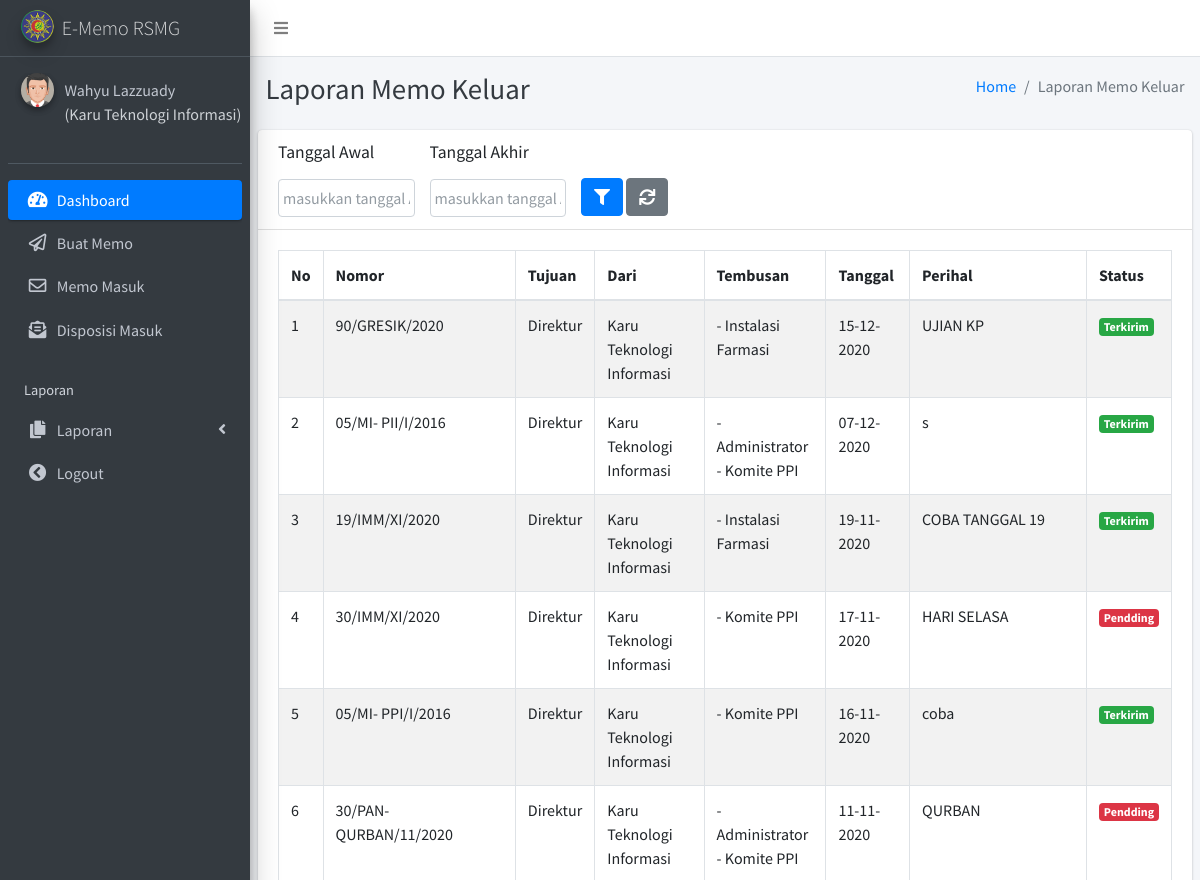
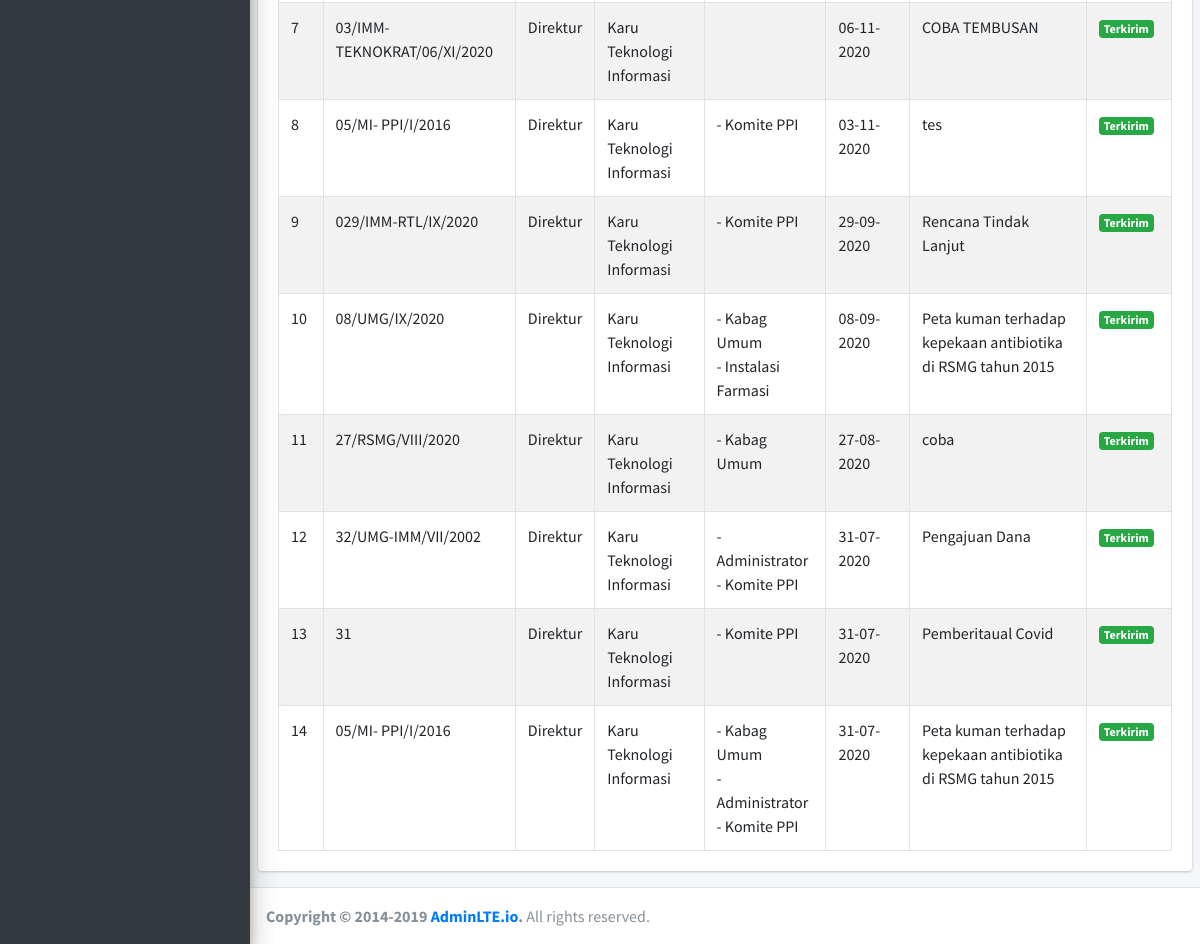
The page /laporan_memo_k.php (signed in) on the database its author committed (2 pictures, top to bottom).
### tables this page shows
CREATE TABLE `memo_keluar` (
  `kode_memo` varchar(255) NOT NULL,
  `no_memo` varchar(255) NOT NULL,
  `id_penerima` int(11) NOT NULL,
  `pengirim` int(11) NOT NULL,
  `id_jabatan` int(20) NOT NULL,
  `tanggal` date NOT NULL,
  `perihal` varchar(60) NOT NULL,
  `mengetahui` int(20) DEFAULT 0,
  `isi` text NOT NULL,
  `lampiran` varchar(255) NOT NULL,
  `status` enum('belum','sudah') NOT NULL
);

CREATE TABLE `jabatan` (
  `id_jabatan` int(20) NOT NULL,
  `jabatan` varchar(30) NOT NULL
);

CREATE TABLE `detail_cc` (
  `id_detail` int(20) NOT NULL,
  `kode_memo` varchar(255) NOT NULL,
  `id_pegawai` int(11) NOT NULL
);

### laporan_memo_k.php (the view, shortened to what this page needs)
<!DOCTYPE html>
<html>
<head>
  <?php
    include'_partials/header.php';
  ?>
</head>
<body class="hold-transition sidebar-mini layout-fixed">
<div class="wrapper">
  <?php
    include'_partials/navbar.php';
  ?>
  <?php
    include'_partials/sidebar.php';
  ?>
  <div class="content-wrapper">
    <div class="content-header">
      <div class="container-fluid">
        <div class="row mb-2">
          <div class="col-sm-6">
            <h1 class="m-0 text-dark">Laporan Memo Keluar </h1>
          </div>
          <div class="col-sm-6">
            <ol class="breadcrumb float-sm-right">
              <li class="breadcrumb-item"><a href="#">Home</a></li>
              <li class="breadcrumb-item active">Laporan Memo Keluar</li>
            </ol>
          </div>
        </div>
      </div>
    </div>
    <section class="content">
      <div class="row">
        <div class="col-12">
          <div class="card">
            <div class="card-header">
                <form action="<?php echo $_SERVER["PHP_SELF"];?>" method="post">
                    <div class="row">
                        <div class="col-md-2">
                            <h3 class="card-title"> <p>Tanggal Awal</p> <input id="tgl_mulai" placeholder="masukkan tanggal Awal" type="text" class="form-control datepicker" name="tgl_awal"  value="<?php if (isset($_POST['tgl_awal'])) echo $_POST['tgl_awal'];?>" ></h3>
                        </div>
                        <div class="col-md-2">
                            <h3 class="card-title"> <p>Tanggal Akhir</p><input id="tgl_akhir" placeholder="masukkan tanggal Akhir" type="text" class="form-control datepicker" name="tgl_akhir" value="<?php if (isset($_POST['tgl_akhir'])) echo $_POST['tgl_akhir'];?>"></h3>
                        </div>
                        <div class="col-md-6">
                            <div class="btn-group fiter" style="padding-top:36px">
                             <button type="submit" name="filter" class="btn btn-primary"><i class="fas fa-filter"></i></button>
                            </div>
                            <div class="btn-group fiter" style="padding-top:36px">
                            <a href="laporan_memo_k.php"  class="btn btn-secondary"><i class="fas fa-sync"></i></a>
                            </div>
                        </div>
                    </div>
                </form>
            </div>
            <div class="card-body">
              <table id="example1" class="table table-bordered table-striped responsiv">
                <thead>
                <tr>
                  <th>No</th>
                  <th>Nomor</th>
                  <th>Tujuan</th>
                  <th>Dari</th>
                  <th>Tembusan</th>
                  <th>Tanggal</th>
                  <th>Perihal</th>
                  <th>Status</th>
                </tr>
                </thead>
                <tbody>
                    <?php
                    include "koneksi2.php";
                    if (isset($_POST['tgl_awal']) && isset($_POST['tgl_akhir'])) {
                        $tgl_awal= date('Y-m-d', strtotime($_POST["tgl_awal"]));
                        $tgl_akhir=date('Y-m-d', strtotime($_POST["tgl_akhir"]));
                        $sql = "SELECT * FROM memo_keluar
                        INNER JOIN jabatan ON memo_keluar.id_penerima = jabatan.id_jabatan
                        where memo_keluar.pengirim = '$_SESSION[id_pegawai]' AND memo_keluar.tanggal
                        BETWEEN '$tgl_awal' AND '$tgl_akhir' ORDER BY memo_keluar.tanggal DESC ";
                    }else {
                        $sql = "SELECT * FROM memo_keluar
                        INNER JOIN jabatan ON memo_keluar.id_penerima = jabatan.id_jabatan
                        where memo_keluar.pengirim = '$_SESSION[id_pegawai]' ORDER BY memo_keluar.tanggal DESC";
                    }
                    $hasil= mysqli_query($host, $sql) or die (mysqli_error($host));
                    $no=1;
                    while ($data = mysqli_fetch_array($hasil)) {
                ?>
                <tr>
                  <td><?php echo $no++; ?></td>
                  <td><?php echo $data['no_memo']; ?></td>
                  <td>
                  <?php echo $data['jabatan']; ?>
                  </td>
                  <td><?php
                  $query_mysql2 = "SELECT jabatan FROM jabatan
                  where id_jabatan = '$_SESSION[id_jabatan]'";
                  $sql_keluar2 = mysqli_query($host, $query_mysql2) or die (mysqli_error($host));
                  while($data3 = mysqli_fetch_array($sql_keluar2)){
                    echo $data3['jabatan'];
                  }
                  ?></td>
                  <td>
                  <?php
                  $sql_cc = mysqli_query($host,"SELECT * FROM detail_cc
                   INNER JOIN jabatan ON detail_cc.id_pegawai = jabatan.id_jabatan WHERE kode_memo = '$data[kode_memo]'
                 ") or die (mysqli_error($host));
                  while ($data_memo_keluar = mysqli_fetch_array($sql_cc)) {
                      echo "- ".$data_memo_keluar['jabatan']."</br>";
                  }
                  ?>
                  </td>
                  <td> <?php echo date('d-m-Y', strtotime($data['tanggal'])); ?></td>
                  <td> <?php echo $data['perihal']; ?></td>
                  <td>
                  <?php
                  $status = $data['status'];
                  if ($status == 'sudah'){
                    echo "<span class='badge badge-success'>Terkirim</span>";
                  } else{
                    echo "<span class='badge badge-danger'>Pendding</span>";
                  }
                  ?>
                  </td>
                </tr>
                    <?php }?>
              </table>
            </div>
          </div>
        </div>
      </div>
    </section>
  </div>
  <?php
    include'_partials/footer.php';
  ?>
</div>
</body>
</html>

### rows shown on the page
memo_keluar: no_memo "90/GRESIK/2020", id_penerima.jabatan "Direktur", tanggal "15-12-2020", perihal "UJIAN KP", status "Terkirim"
jabatan: jabatan "Karu Teknologi Informasi"
detail_cc: jabatan.jabatan "Instalasi Farmasi"
memo_keluar: no_memo "05/MI- PII/I/2016", id_penerima.jabatan "Direktur", tanggal "07-12-2020", perihal "s", status "Terkirim"
detail_cc: jabatan.jabatan "Administrator"
detail_cc: jabatan.jabatan "Komite PPI"
memo_keluar: no_memo "19/IMM/XI/2020", id_penerima.jabatan "Direktur", tanggal "19-11-2020", perihal "COBA TANGGAL 19", status "Terkirim"
detail_cc: jabatan.jabatan "Instalasi Farmasi"
memo_keluar: no_memo "30/IMM/XI/2020", id_penerima.jabatan "Direktur", tanggal "17-11-2020", perihal "HARI SELASA", status "Pendding"
detail_cc: jabatan.jabatan "Komite PPI"
memo_keluar: no_memo "05/MI- PPI/I/2016", id_penerima.jabatan "Direktur", tanggal "16-11-2020", perihal "coba", status "Terkirim"
detail_cc: jabatan.jabatan "Komite PPI"
memo_keluar: no_memo "30/PAN-QURBAN/11/2020", id_penerima.jabatan "Direktur", tanggal "11-11-2020", perihal "QURBAN", status "Pendding"
detail_cc: jabatan.jabatan "Administrator"
detail_cc: jabatan.jabatan "Komite PPI"
memo_keluar: no_memo "03/IMM-TEKNOKRAT/06/XI/2020", id_penerima.jabatan "Direktur", tanggal "06-11-2020", perihal "COBA TEMBUSAN", status "Terkirim"
memo_keluar: no_memo "05/MI- PPI/I/2016", id_penerima.jabatan "Direktur", tanggal "03-11-2020", perihal "tes", status "Terkirim"
detail_cc: jabatan.jabatan "Komite PPI"
memo_keluar: no_memo "029/IMM-RTL/IX/2020", id_penerima.jabatan "Direktur", tanggal "29-09-2020", perihal "Rencana Tindak Lanjut", status "Terkirim"
detail_cc: jabatan.jabatan "Komite PPI"
memo_keluar: no_memo "08/UMG/IX/2020", id_penerima.jabatan "Direktur", tanggal "08-09-2020", perihal "Peta kuman terhadap kepekaan antibiotika di RSMG tahun 2015", status "Terkirim"
detail_cc: jabatan.jabatan "Kabag Umum"
detail_cc: jabatan.jabatan "Instalasi Farmasi"
memo_keluar: no_memo "27/RSMG/VIII/2020", id_penerima.jabatan "Direktur", tanggal "27-08-2020", perihal "coba", status "Terkirim"
detail_cc: jabatan.jabatan "Kabag Umum"
memo_keluar: no_memo "32/UMG-IMM/VII/2002", id_penerima.jabatan "Direktur", tanggal "31-07-2020", perihal "Pengajuan Dana", status "Terkirim"
detail_cc: jabatan.jabatan "Administrator"
detail_cc: jabatan.jabatan "Komite PPI"
memo_keluar: no_memo "31", id_penerima.jabatan "Direktur", tanggal "31-07-2020", perihal "Pemberitaual Covid", status "Terkirim"
detail_cc: jabatan.jabatan "Komite PPI"
memo_keluar: no_memo "05/MI- PPI/I/2016", id_penerima.jabatan "Direktur", tanggal "31-07-2020", perihal "Peta kuman terhadap kepekaan antibiotika di RSMG tahun 2015", status "Terkirim"
detail_cc: jabatan.jabatan "Kabag Umum"
detail_cc: jabatan.jabatan "Administrator"
detail_cc: jabatan.jabatan "Komite PPI"

### other values the page prints
$_SESSION['user_login'] "Wahyu Lazzuady"
$_SESSION['nama_jabatan'] "Karu Teknologi Informasi"
